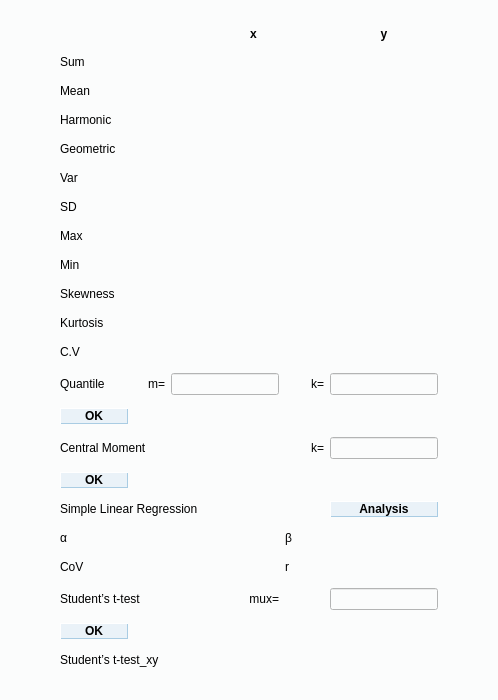
<?xml version="1.0" encoding="UTF-8"?>
<ui version="4.0">
 <class>Stat</class>
 <widget class="QDialog" name="Stat">
  <property name="enabled">
   <bool>true</bool>
  </property>
  <property name="geometry">
   <rect>
    <x>0</x>
    <y>0</y>
    <width>498</width>
    <height>700</height>
   </rect>
  </property>
  <property name="minimumSize">
   <size>
    <width>480</width>
    <height>620</height>
   </size>
  </property>
  <property name="maximumSize">
   <size>
    <width>498</width>
    <height>700</height>
   </size>
  </property>
  <property name="windowTitle">
   <string>Stat</string>
  </property>
  <property name="styleSheet">
   <string notr="true">
background-color: #fbfcfc;</string>
  </property>
  <property name="sizeGripEnabled">
   <bool>true</bool>
  </property>
  <layout class="QGridLayout" name="gridLayout">
   <property name="leftMargin">
    <number>60</number>
   </property>
   <property name="topMargin">
    <number>20</number>
   </property>
   <property name="rightMargin">
    <number>60</number>
   </property>
   <property name="bottomMargin">
    <number>20</number>
   </property>
   <item row="0" column="6">
    <widget class="QLabel" name="label_9">
     <property name="sizePolicy">
      <sizepolicy hsizetype="Preferred" vsizetype="Fixed">
       <horstretch>0</horstretch>
       <verstretch>0</verstretch>
      </sizepolicy>
     </property>
     <property name="font">
      <font>
       <family>Arial</family>
       <weight>75</weight>
       <bold>true</bold>
      </font>
     </property>
     <property name="text">
      <string>y</string>
     </property>
     <property name="alignment">
      <set>Qt::AlignCenter</set>
     </property>
    </widget>
   </item>
   <item row="1" column="0">
    <widget class="QLabel" name="label">
     <property name="font">
      <font>
       <family>Arial</family>
      </font>
     </property>
     <property name="text">
      <string>Sum</string>
     </property>
    </widget>
   </item>
   <item row="1" column="3" colspan="3">
    <widget class="QLineEdit" name="lineEdit">
     <property name="enabled">
      <bool>true</bool>
     </property>
     <property name="sizePolicy">
      <sizepolicy hsizetype="Fixed" vsizetype="Fixed">
       <horstretch>0</horstretch>
       <verstretch>0</verstretch>
      </sizepolicy>
     </property>
     <property name="minimumSize">
      <size>
       <width>130</width>
       <height>0</height>
      </size>
     </property>
     <property name="maximumSize">
      <size>
       <width>130</width>
       <height>16777215</height>
      </size>
     </property>
     <property name="font">
      <font>
       <family>Times New Roman</family>
      </font>
     </property>
     <property name="text">
      <string/>
     </property>
     <property name="frame">
      <bool>false</bool>
     </property>
     <property name="alignment">
      <set>Qt::AlignRight|Qt::AlignTrailing|Qt::AlignVCenter</set>
     </property>
     <property name="readOnly">
      <bool>true</bool>
     </property>
    </widget>
   </item>
   <item row="1" column="6">
    <widget class="QLineEdit" name="lineEdit_16">
     <property name="enabled">
      <bool>true</bool>
     </property>
     <property name="sizePolicy">
      <sizepolicy hsizetype="Fixed" vsizetype="Fixed">
       <horstretch>0</horstretch>
       <verstretch>0</verstretch>
      </sizepolicy>
     </property>
     <property name="maximumSize">
      <size>
       <width>130</width>
       <height>16777215</height>
      </size>
     </property>
     <property name="font">
      <font>
       <family>Times New Roman</family>
      </font>
     </property>
     <property name="frame">
      <bool>false</bool>
     </property>
     <property name="alignment">
      <set>Qt::AlignRight|Qt::AlignTrailing|Qt::AlignVCenter</set>
     </property>
     <property name="readOnly">
      <bool>true</bool>
     </property>
    </widget>
   </item>
   <item row="2" column="0">
    <widget class="QLabel" name="label_2">
     <property name="font">
      <font>
       <family>Arial</family>
      </font>
     </property>
     <property name="text">
      <string>Mean</string>
     </property>
    </widget>
   </item>
   <item row="2" column="3" colspan="3">
    <widget class="QLineEdit" name="lineEdit_2">
     <property name="enabled">
      <bool>true</bool>
     </property>
     <property name="sizePolicy">
      <sizepolicy hsizetype="Fixed" vsizetype="Fixed">
       <horstretch>0</horstretch>
       <verstretch>0</verstretch>
      </sizepolicy>
     </property>
     <property name="minimumSize">
      <size>
       <width>130</width>
       <height>0</height>
      </size>
     </property>
     <property name="maximumSize">
      <size>
       <width>130</width>
       <height>16777215</height>
      </size>
     </property>
     <property name="font">
      <font>
       <family>Times New Roman</family>
      </font>
     </property>
     <property name="frame">
      <bool>false</bool>
     </property>
     <property name="alignment">
      <set>Qt::AlignRight|Qt::AlignTrailing|Qt::AlignVCenter</set>
     </property>
     <property name="readOnly">
      <bool>true</bool>
     </property>
    </widget>
   </item>
   <item row="2" column="6">
    <widget class="QLineEdit" name="lineEdit_15">
     <property name="enabled">
      <bool>true</bool>
     </property>
     <property name="sizePolicy">
      <sizepolicy hsizetype="Fixed" vsizetype="Fixed">
       <horstretch>0</horstretch>
       <verstretch>0</verstretch>
      </sizepolicy>
     </property>
     <property name="maximumSize">
      <size>
       <width>130</width>
       <height>16777215</height>
      </size>
     </property>
     <property name="font">
      <font>
       <family>Times New Roman</family>
      </font>
     </property>
     <property name="frame">
      <bool>false</bool>
     </property>
     <property name="alignment">
      <set>Qt::AlignRight|Qt::AlignTrailing|Qt::AlignVCenter</set>
     </property>
     <property name="readOnly">
      <bool>true</bool>
     </property>
    </widget>
   </item>
   <item row="3" column="0" colspan="2">
    <widget class="QLabel" name="label_8">
     <property name="font">
      <font>
       <family>Arial</family>
      </font>
     </property>
     <property name="text">
      <string>Harmonic</string>
     </property>
    </widget>
   </item>
   <item row="3" column="3" colspan="3">
    <widget class="QLineEdit" name="lineEdit_7">
     <property name="enabled">
      <bool>true</bool>
     </property>
     <property name="sizePolicy">
      <sizepolicy hsizetype="Fixed" vsizetype="Fixed">
       <horstretch>0</horstretch>
       <verstretch>0</verstretch>
      </sizepolicy>
     </property>
     <property name="minimumSize">
      <size>
       <width>130</width>
       <height>0</height>
      </size>
     </property>
     <property name="maximumSize">
      <size>
       <width>130</width>
       <height>16777215</height>
      </size>
     </property>
     <property name="font">
      <font>
       <family>Times New Roman</family>
      </font>
     </property>
     <property name="frame">
      <bool>false</bool>
     </property>
     <property name="alignment">
      <set>Qt::AlignRight|Qt::AlignTrailing|Qt::AlignVCenter</set>
     </property>
     <property name="readOnly">
      <bool>true</bool>
     </property>
    </widget>
   </item>
   <item row="3" column="6">
    <widget class="QLineEdit" name="lineEdit_21">
     <property name="enabled">
      <bool>true</bool>
     </property>
     <property name="sizePolicy">
      <sizepolicy hsizetype="Fixed" vsizetype="Fixed">
       <horstretch>0</horstretch>
       <verstretch>0</verstretch>
      </sizepolicy>
     </property>
     <property name="maximumSize">
      <size>
       <width>130</width>
       <height>16777215</height>
      </size>
     </property>
     <property name="font">
      <font>
       <family>Times New Roman</family>
      </font>
     </property>
     <property name="frame">
      <bool>false</bool>
     </property>
     <property name="alignment">
      <set>Qt::AlignRight|Qt::AlignTrailing|Qt::AlignVCenter</set>
     </property>
     <property name="readOnly">
      <bool>true</bool>
     </property>
    </widget>
   </item>
   <item row="4" column="0" colspan="2">
    <widget class="QLabel" name="label_15">
     <property name="font">
      <font>
       <family>Arial</family>
      </font>
     </property>
     <property name="text">
      <string>Geometric</string>
     </property>
    </widget>
   </item>
   <item row="4" column="3" colspan="3">
    <widget class="QLineEdit" name="lineEdit_8">
     <property name="enabled">
      <bool>true</bool>
     </property>
     <property name="sizePolicy">
      <sizepolicy hsizetype="Fixed" vsizetype="Fixed">
       <horstretch>0</horstretch>
       <verstretch>0</verstretch>
      </sizepolicy>
     </property>
     <property name="minimumSize">
      <size>
       <width>130</width>
       <height>0</height>
      </size>
     </property>
     <property name="maximumSize">
      <size>
       <width>130</width>
       <height>16777215</height>
      </size>
     </property>
     <property name="font">
      <font>
       <family>Times New Roman</family>
      </font>
     </property>
     <property name="frame">
      <bool>false</bool>
     </property>
     <property name="alignment">
      <set>Qt::AlignRight|Qt::AlignTrailing|Qt::AlignVCenter</set>
     </property>
     <property name="readOnly">
      <bool>true</bool>
     </property>
    </widget>
   </item>
   <item row="4" column="6">
    <widget class="QLineEdit" name="lineEdit_25">
     <property name="enabled">
      <bool>true</bool>
     </property>
     <property name="sizePolicy">
      <sizepolicy hsizetype="Fixed" vsizetype="Fixed">
       <horstretch>0</horstretch>
       <verstretch>0</verstretch>
      </sizepolicy>
     </property>
     <property name="maximumSize">
      <size>
       <width>130</width>
       <height>16777215</height>
      </size>
     </property>
     <property name="font">
      <font>
       <family>Times New Roman</family>
      </font>
     </property>
     <property name="frame">
      <bool>false</bool>
     </property>
     <property name="alignment">
      <set>Qt::AlignRight|Qt::AlignTrailing|Qt::AlignVCenter</set>
     </property>
     <property name="readOnly">
      <bool>true</bool>
     </property>
    </widget>
   </item>
   <item row="5" column="0">
    <widget class="QLabel" name="label_3">
     <property name="font">
      <font>
       <family>Arial</family>
      </font>
     </property>
     <property name="text">
      <string>Var</string>
     </property>
    </widget>
   </item>
   <item row="5" column="3" colspan="3">
    <widget class="QLineEdit" name="lineEdit_3">
     <property name="enabled">
      <bool>true</bool>
     </property>
     <property name="sizePolicy">
      <sizepolicy hsizetype="Fixed" vsizetype="Fixed">
       <horstretch>0</horstretch>
       <verstretch>0</verstretch>
      </sizepolicy>
     </property>
     <property name="minimumSize">
      <size>
       <width>130</width>
       <height>0</height>
      </size>
     </property>
     <property name="maximumSize">
      <size>
       <width>130</width>
       <height>16777215</height>
      </size>
     </property>
     <property name="font">
      <font>
       <family>Times New Roman</family>
      </font>
     </property>
     <property name="frame">
      <bool>false</bool>
     </property>
     <property name="alignment">
      <set>Qt::AlignRight|Qt::AlignTrailing|Qt::AlignVCenter</set>
     </property>
     <property name="readOnly">
      <bool>true</bool>
     </property>
    </widget>
   </item>
   <item row="5" column="6">
    <widget class="QLineEdit" name="lineEdit_14">
     <property name="enabled">
      <bool>true</bool>
     </property>
     <property name="sizePolicy">
      <sizepolicy hsizetype="Fixed" vsizetype="Fixed">
       <horstretch>0</horstretch>
       <verstretch>0</verstretch>
      </sizepolicy>
     </property>
     <property name="maximumSize">
      <size>
       <width>130</width>
       <height>16777215</height>
      </size>
     </property>
     <property name="font">
      <font>
       <family>Times New Roman</family>
      </font>
     </property>
     <property name="frame">
      <bool>false</bool>
     </property>
     <property name="alignment">
      <set>Qt::AlignRight|Qt::AlignTrailing|Qt::AlignVCenter</set>
     </property>
     <property name="readOnly">
      <bool>true</bool>
     </property>
    </widget>
   </item>
   <item row="6" column="0">
    <widget class="QLabel" name="label_4">
     <property name="font">
      <font>
       <family>Arial</family>
      </font>
     </property>
     <property name="text">
      <string>SD</string>
     </property>
    </widget>
   </item>
   <item row="6" column="3" colspan="3">
    <widget class="QLineEdit" name="lineEdit_4">
     <property name="enabled">
      <bool>true</bool>
     </property>
     <property name="sizePolicy">
      <sizepolicy hsizetype="Fixed" vsizetype="Fixed">
       <horstretch>0</horstretch>
       <verstretch>0</verstretch>
      </sizepolicy>
     </property>
     <property name="minimumSize">
      <size>
       <width>130</width>
       <height>0</height>
      </size>
     </property>
     <property name="maximumSize">
      <size>
       <width>130</width>
       <height>16777215</height>
      </size>
     </property>
     <property name="font">
      <font>
       <family>Times New Roman</family>
      </font>
     </property>
     <property name="frame">
      <bool>false</bool>
     </property>
     <property name="alignment">
      <set>Qt::AlignRight|Qt::AlignTrailing|Qt::AlignVCenter</set>
     </property>
     <property name="readOnly">
      <bool>true</bool>
     </property>
    </widget>
   </item>
   <item row="6" column="6">
    <widget class="QLineEdit" name="lineEdit_13">
     <property name="enabled">
      <bool>true</bool>
     </property>
     <property name="sizePolicy">
      <sizepolicy hsizetype="Fixed" vsizetype="Fixed">
       <horstretch>0</horstretch>
       <verstretch>0</verstretch>
      </sizepolicy>
     </property>
     <property name="maximumSize">
      <size>
       <width>130</width>
       <height>16777215</height>
      </size>
     </property>
     <property name="font">
      <font>
       <family>Times New Roman</family>
      </font>
     </property>
     <property name="frame">
      <bool>false</bool>
     </property>
     <property name="alignment">
      <set>Qt::AlignRight|Qt::AlignTrailing|Qt::AlignVCenter</set>
     </property>
     <property name="readOnly">
      <bool>true</bool>
     </property>
    </widget>
   </item>
   <item row="7" column="0">
    <widget class="QLabel" name="label_5">
     <property name="font">
      <font>
       <family>Arial</family>
      </font>
     </property>
     <property name="text">
      <string>Max</string>
     </property>
    </widget>
   </item>
   <item row="7" column="3" colspan="3">
    <widget class="QLineEdit" name="lineEdit_5">
     <property name="enabled">
      <bool>true</bool>
     </property>
     <property name="sizePolicy">
      <sizepolicy hsizetype="Fixed" vsizetype="Fixed">
       <horstretch>0</horstretch>
       <verstretch>0</verstretch>
      </sizepolicy>
     </property>
     <property name="minimumSize">
      <size>
       <width>130</width>
       <height>0</height>
      </size>
     </property>
     <property name="maximumSize">
      <size>
       <width>130</width>
       <height>16777215</height>
      </size>
     </property>
     <property name="font">
      <font>
       <family>Times New Roman</family>
      </font>
     </property>
     <property name="frame">
      <bool>false</bool>
     </property>
     <property name="alignment">
      <set>Qt::AlignRight|Qt::AlignTrailing|Qt::AlignVCenter</set>
     </property>
     <property name="readOnly">
      <bool>true</bool>
     </property>
    </widget>
   </item>
   <item row="7" column="6">
    <widget class="QLineEdit" name="lineEdit_17">
     <property name="enabled">
      <bool>true</bool>
     </property>
     <property name="sizePolicy">
      <sizepolicy hsizetype="Fixed" vsizetype="Fixed">
       <horstretch>0</horstretch>
       <verstretch>0</verstretch>
      </sizepolicy>
     </property>
     <property name="maximumSize">
      <size>
       <width>130</width>
       <height>16777215</height>
      </size>
     </property>
     <property name="font">
      <font>
       <family>Times New Roman</family>
      </font>
     </property>
     <property name="frame">
      <bool>false</bool>
     </property>
     <property name="alignment">
      <set>Qt::AlignRight|Qt::AlignTrailing|Qt::AlignVCenter</set>
     </property>
     <property name="readOnly">
      <bool>true</bool>
     </property>
    </widget>
   </item>
   <item row="8" column="0">
    <widget class="QLabel" name="label_6">
     <property name="font">
      <font>
       <family>Arial</family>
      </font>
     </property>
     <property name="text">
      <string>Min</string>
     </property>
    </widget>
   </item>
   <item row="8" column="3" colspan="3">
    <widget class="QLineEdit" name="lineEdit_6">
     <property name="enabled">
      <bool>true</bool>
     </property>
     <property name="sizePolicy">
      <sizepolicy hsizetype="Fixed" vsizetype="Fixed">
       <horstretch>0</horstretch>
       <verstretch>0</verstretch>
      </sizepolicy>
     </property>
     <property name="minimumSize">
      <size>
       <width>130</width>
       <height>0</height>
      </size>
     </property>
     <property name="maximumSize">
      <size>
       <width>130</width>
       <height>16777215</height>
      </size>
     </property>
     <property name="font">
      <font>
       <family>Times New Roman</family>
      </font>
     </property>
     <property name="frame">
      <bool>false</bool>
     </property>
     <property name="alignment">
      <set>Qt::AlignRight|Qt::AlignTrailing|Qt::AlignVCenter</set>
     </property>
     <property name="readOnly">
      <bool>true</bool>
     </property>
    </widget>
   </item>
   <item row="8" column="6">
    <widget class="QLineEdit" name="lineEdit_18">
     <property name="enabled">
      <bool>true</bool>
     </property>
     <property name="sizePolicy">
      <sizepolicy hsizetype="Fixed" vsizetype="Fixed">
       <horstretch>0</horstretch>
       <verstretch>0</verstretch>
      </sizepolicy>
     </property>
     <property name="maximumSize">
      <size>
       <width>130</width>
       <height>16777215</height>
      </size>
     </property>
     <property name="font">
      <font>
       <family>Times New Roman</family>
      </font>
     </property>
     <property name="frame">
      <bool>false</bool>
     </property>
     <property name="alignment">
      <set>Qt::AlignRight|Qt::AlignTrailing|Qt::AlignVCenter</set>
     </property>
     <property name="readOnly">
      <bool>true</bool>
     </property>
    </widget>
   </item>
   <item row="9" column="0" colspan="2">
    <widget class="QLabel" name="label_16">
     <property name="font">
      <font>
       <family>Arial</family>
      </font>
     </property>
     <property name="text">
      <string>Skewness</string>
     </property>
    </widget>
   </item>
   <item row="9" column="3" colspan="3">
    <widget class="QLineEdit" name="lineEdit_9">
     <property name="enabled">
      <bool>true</bool>
     </property>
     <property name="sizePolicy">
      <sizepolicy hsizetype="Fixed" vsizetype="Fixed">
       <horstretch>0</horstretch>
       <verstretch>0</verstretch>
      </sizepolicy>
     </property>
     <property name="minimumSize">
      <size>
       <width>130</width>
       <height>0</height>
      </size>
     </property>
     <property name="maximumSize">
      <size>
       <width>130</width>
       <height>16777215</height>
      </size>
     </property>
     <property name="font">
      <font>
       <family>Times New Roman</family>
      </font>
     </property>
     <property name="frame">
      <bool>false</bool>
     </property>
     <property name="alignment">
      <set>Qt::AlignRight|Qt::AlignTrailing|Qt::AlignVCenter</set>
     </property>
     <property name="readOnly">
      <bool>true</bool>
     </property>
    </widget>
   </item>
   <item row="9" column="6">
    <widget class="QLineEdit" name="lineEdit_28">
     <property name="enabled">
      <bool>true</bool>
     </property>
     <property name="sizePolicy">
      <sizepolicy hsizetype="Fixed" vsizetype="Fixed">
       <horstretch>0</horstretch>
       <verstretch>0</verstretch>
      </sizepolicy>
     </property>
     <property name="maximumSize">
      <size>
       <width>130</width>
       <height>16777215</height>
      </size>
     </property>
     <property name="font">
      <font>
       <family>Times New Roman</family>
      </font>
     </property>
     <property name="frame">
      <bool>false</bool>
     </property>
     <property name="alignment">
      <set>Qt::AlignRight|Qt::AlignTrailing|Qt::AlignVCenter</set>
     </property>
     <property name="readOnly">
      <bool>true</bool>
     </property>
    </widget>
   </item>
   <item row="10" column="0" colspan="2">
    <widget class="QLabel" name="label_17">
     <property name="font">
      <font>
       <family>Arial</family>
      </font>
     </property>
     <property name="text">
      <string>Kurtosis</string>
     </property>
    </widget>
   </item>
   <item row="10" column="3" colspan="3">
    <widget class="QLineEdit" name="lineEdit_10">
     <property name="enabled">
      <bool>true</bool>
     </property>
     <property name="sizePolicy">
      <sizepolicy hsizetype="Fixed" vsizetype="Fixed">
       <horstretch>0</horstretch>
       <verstretch>0</verstretch>
      </sizepolicy>
     </property>
     <property name="minimumSize">
      <size>
       <width>130</width>
       <height>0</height>
      </size>
     </property>
     <property name="maximumSize">
      <size>
       <width>130</width>
       <height>16777215</height>
      </size>
     </property>
     <property name="font">
      <font>
       <family>Times New Roman</family>
      </font>
     </property>
     <property name="frame">
      <bool>false</bool>
     </property>
     <property name="alignment">
      <set>Qt::AlignRight|Qt::AlignTrailing|Qt::AlignVCenter</set>
     </property>
     <property name="readOnly">
      <bool>true</bool>
     </property>
    </widget>
   </item>
   <item row="10" column="6">
    <widget class="QLineEdit" name="lineEdit_29">
     <property name="enabled">
      <bool>true</bool>
     </property>
     <property name="sizePolicy">
      <sizepolicy hsizetype="Fixed" vsizetype="Fixed">
       <horstretch>0</horstretch>
       <verstretch>0</verstretch>
      </sizepolicy>
     </property>
     <property name="maximumSize">
      <size>
       <width>130</width>
       <height>16777215</height>
      </size>
     </property>
     <property name="font">
      <font>
       <family>Times New Roman</family>
      </font>
     </property>
     <property name="frame">
      <bool>false</bool>
     </property>
     <property name="alignment">
      <set>Qt::AlignRight|Qt::AlignTrailing|Qt::AlignVCenter</set>
     </property>
     <property name="readOnly">
      <bool>true</bool>
     </property>
    </widget>
   </item>
   <item row="11" column="0">
    <widget class="QLabel" name="label_18">
     <property name="font">
      <font>
       <family>Arial</family>
      </font>
     </property>
     <property name="text">
      <string>C.V</string>
     </property>
    </widget>
   </item>
   <item row="11" column="3" colspan="3">
    <widget class="QLineEdit" name="lineEdit_11">
     <property name="enabled">
      <bool>true</bool>
     </property>
     <property name="sizePolicy">
      <sizepolicy hsizetype="Fixed" vsizetype="Fixed">
       <horstretch>0</horstretch>
       <verstretch>0</verstretch>
      </sizepolicy>
     </property>
     <property name="minimumSize">
      <size>
       <width>130</width>
       <height>0</height>
      </size>
     </property>
     <property name="maximumSize">
      <size>
       <width>130</width>
       <height>16777215</height>
      </size>
     </property>
     <property name="font">
      <font>
       <family>Times New Roman</family>
      </font>
     </property>
     <property name="frame">
      <bool>false</bool>
     </property>
     <property name="alignment">
      <set>Qt::AlignRight|Qt::AlignTrailing|Qt::AlignVCenter</set>
     </property>
     <property name="readOnly">
      <bool>true</bool>
     </property>
    </widget>
   </item>
   <item row="11" column="6">
    <widget class="QLineEdit" name="lineEdit_30">
     <property name="enabled">
      <bool>true</bool>
     </property>
     <property name="sizePolicy">
      <sizepolicy hsizetype="Fixed" vsizetype="Fixed">
       <horstretch>0</horstretch>
       <verstretch>0</verstretch>
      </sizepolicy>
     </property>
     <property name="maximumSize">
      <size>
       <width>130</width>
       <height>16777215</height>
      </size>
     </property>
     <property name="font">
      <font>
       <family>Times New Roman</family>
      </font>
     </property>
     <property name="frame">
      <bool>false</bool>
     </property>
     <property name="alignment">
      <set>Qt::AlignRight|Qt::AlignTrailing|Qt::AlignVCenter</set>
     </property>
     <property name="readOnly">
      <bool>true</bool>
     </property>
    </widget>
   </item>
   <item row="12" column="0" colspan="2">
    <widget class="QLabel" name="label_10">
     <property name="font">
      <font>
       <family>Arial</family>
      </font>
     </property>
     <property name="text">
      <string>Quantile</string>
     </property>
    </widget>
   </item>
   <item row="12" column="2">
    <widget class="QLabel" name="label_11">
     <property name="font">
      <font>
       <family>Arial</family>
      </font>
     </property>
     <property name="text">
      <string>m=</string>
     </property>
     <property name="alignment">
      <set>Qt::AlignRight|Qt::AlignTrailing|Qt::AlignVCenter</set>
     </property>
    </widget>
   </item>
   <item row="12" column="3" colspan="2">
    <widget class="QLineEdit" name="lineEdit_19">
     <property name="sizePolicy">
      <sizepolicy hsizetype="Minimum" vsizetype="Fixed">
       <horstretch>0</horstretch>
       <verstretch>0</verstretch>
      </sizepolicy>
     </property>
     <property name="minimumSize">
      <size>
       <width>100</width>
       <height>0</height>
      </size>
     </property>
     <property name="maximumSize">
      <size>
       <width>130</width>
       <height>16777215</height>
      </size>
     </property>
     <property name="font">
      <font>
       <family>Times New Roman</family>
      </font>
     </property>
     <property name="alignment">
      <set>Qt::AlignRight|Qt::AlignTrailing|Qt::AlignVCenter</set>
     </property>
    </widget>
   </item>
   <item row="12" column="5">
    <widget class="QLabel" name="label_12">
     <property name="font">
      <font>
       <family>Arial</family>
      </font>
     </property>
     <property name="text">
      <string>k=</string>
     </property>
     <property name="alignment">
      <set>Qt::AlignRight|Qt::AlignTrailing|Qt::AlignVCenter</set>
     </property>
    </widget>
   </item>
   <item row="12" column="6">
    <widget class="QLineEdit" name="lineEdit_20">
     <property name="sizePolicy">
      <sizepolicy hsizetype="Fixed" vsizetype="Fixed">
       <horstretch>0</horstretch>
       <verstretch>0</verstretch>
      </sizepolicy>
     </property>
     <property name="maximumSize">
      <size>
       <width>130</width>
       <height>16777215</height>
      </size>
     </property>
     <property name="font">
      <font>
       <family>Times New Roman</family>
      </font>
     </property>
     <property name="alignment">
      <set>Qt::AlignRight|Qt::AlignTrailing|Qt::AlignVCenter</set>
     </property>
    </widget>
   </item>
   <item row="13" column="3" colspan="3">
    <widget class="QLineEdit" name="lineEdit_22">
     <property name="enabled">
      <bool>true</bool>
     </property>
     <property name="sizePolicy">
      <sizepolicy hsizetype="Fixed" vsizetype="Fixed">
       <horstretch>0</horstretch>
       <verstretch>0</verstretch>
      </sizepolicy>
     </property>
     <property name="maximumSize">
      <size>
       <width>130</width>
       <height>16777215</height>
      </size>
     </property>
     <property name="font">
      <font>
       <family>Times New Roman</family>
      </font>
     </property>
     <property name="frame">
      <bool>false</bool>
     </property>
     <property name="alignment">
      <set>Qt::AlignRight|Qt::AlignTrailing|Qt::AlignVCenter</set>
     </property>
     <property name="readOnly">
      <bool>true</bool>
     </property>
    </widget>
   </item>
   <item row="13" column="6">
    <widget class="QLineEdit" name="lineEdit_23">
     <property name="enabled">
      <bool>true</bool>
     </property>
     <property name="sizePolicy">
      <sizepolicy hsizetype="Fixed" vsizetype="Fixed">
       <horstretch>0</horstretch>
       <verstretch>0</verstretch>
      </sizepolicy>
     </property>
     <property name="maximumSize">
      <size>
       <width>130</width>
       <height>16777215</height>
      </size>
     </property>
     <property name="font">
      <font>
       <family>Times New Roman</family>
      </font>
     </property>
     <property name="frame">
      <bool>false</bool>
     </property>
     <property name="alignment">
      <set>Qt::AlignRight|Qt::AlignTrailing|Qt::AlignVCenter</set>
     </property>
     <property name="readOnly">
      <bool>true</bool>
     </property>
    </widget>
   </item>
   <item row="14" column="0" colspan="3">
    <widget class="QLabel" name="label_14">
     <property name="font">
      <font>
       <family>Arial</family>
      </font>
     </property>
     <property name="text">
      <string>Central Moment</string>
     </property>
    </widget>
   </item>
   <item row="14" column="5">
    <widget class="QLabel" name="label_13">
     <property name="font">
      <font>
       <family>Arial</family>
      </font>
     </property>
     <property name="text">
      <string>k=</string>
     </property>
     <property name="alignment">
      <set>Qt::AlignRight|Qt::AlignTrailing|Qt::AlignVCenter</set>
     </property>
    </widget>
   </item>
   <item row="14" column="6">
    <widget class="QLineEdit" name="lineEdit_26">
     <property name="sizePolicy">
      <sizepolicy hsizetype="Fixed" vsizetype="Fixed">
       <horstretch>0</horstretch>
       <verstretch>0</verstretch>
      </sizepolicy>
     </property>
     <property name="maximumSize">
      <size>
       <width>130</width>
       <height>16777215</height>
      </size>
     </property>
     <property name="font">
      <font>
       <family>Times New Roman</family>
      </font>
     </property>
     <property name="text">
      <string/>
     </property>
     <property name="alignment">
      <set>Qt::AlignRight|Qt::AlignTrailing|Qt::AlignVCenter</set>
     </property>
    </widget>
   </item>
   <item row="15" column="3" colspan="3">
    <widget class="QLineEdit" name="lineEdit_27">
     <property name="enabled">
      <bool>true</bool>
     </property>
     <property name="sizePolicy">
      <sizepolicy hsizetype="Fixed" vsizetype="Fixed">
       <horstretch>0</horstretch>
       <verstretch>0</verstretch>
      </sizepolicy>
     </property>
     <property name="maximumSize">
      <size>
       <width>130</width>
       <height>16777215</height>
      </size>
     </property>
     <property name="font">
      <font>
       <family>Times New Roman</family>
      </font>
     </property>
     <property name="text">
      <string/>
     </property>
     <property name="frame">
      <bool>false</bool>
     </property>
     <property name="alignment">
      <set>Qt::AlignRight|Qt::AlignTrailing|Qt::AlignVCenter</set>
     </property>
     <property name="readOnly">
      <bool>true</bool>
     </property>
    </widget>
   </item>
   <item row="15" column="6">
    <widget class="QLineEdit" name="lineEdit_24">
     <property name="enabled">
      <bool>true</bool>
     </property>
     <property name="sizePolicy">
      <sizepolicy hsizetype="Fixed" vsizetype="Fixed">
       <horstretch>0</horstretch>
       <verstretch>0</verstretch>
      </sizepolicy>
     </property>
     <property name="maximumSize">
      <size>
       <width>130</width>
       <height>16777215</height>
      </size>
     </property>
     <property name="font">
      <font>
       <family>Times New Roman</family>
      </font>
     </property>
     <property name="text">
      <string/>
     </property>
     <property name="frame">
      <bool>false</bool>
     </property>
     <property name="alignment">
      <set>Qt::AlignRight|Qt::AlignTrailing|Qt::AlignVCenter</set>
     </property>
     <property name="readOnly">
      <bool>true</bool>
     </property>
    </widget>
   </item>
   <item row="16" column="0" colspan="4">
    <widget class="QLabel" name="label_19">
     <property name="font">
      <font>
       <family>Arial</family>
      </font>
     </property>
     <property name="text">
      <string>Simple Linear Regression</string>
     </property>
    </widget>
   </item>
   <item row="16" column="6">
    <widget class="QPushButton" name="pushButton_3">
     <property name="enabled">
      <bool>true</bool>
     </property>
     <property name="sizePolicy">
      <sizepolicy hsizetype="Preferred" vsizetype="Fixed">
       <horstretch>0</horstretch>
       <verstretch>0</verstretch>
      </sizepolicy>
     </property>
     <property name="font">
      <font>
       <family>Arial</family>
       <weight>75</weight>
       <bold>true</bold>
      </font>
     </property>
     <property name="styleSheet">
      <string notr="true">QPushButton{
	background-color:#EAF2F8;   
	border: 1px groove #A9CCE3 ; 
	border-style: outset;
}
QPushButton:hover {
	background-color:#D4E6F1; 
	color: black;
}
QPushButton:pressed{
	background-color:#A9CCE3; 
	border-style: inset;
}

</string>
     </property>
     <property name="text">
      <string>Analysis</string>
     </property>
    </widget>
   </item>
   <item row="17" column="0">
    <widget class="QLabel" name="label_20">
     <property name="font">
      <font>
       <family>Arial</family>
      </font>
     </property>
     <property name="text">
      <string>α</string>
     </property>
    </widget>
   </item>
   <item row="17" column="1" colspan="3">
    <widget class="QLineEdit" name="lineEdit_33">
     <property name="enabled">
      <bool>true</bool>
     </property>
     <property name="sizePolicy">
      <sizepolicy hsizetype="Fixed" vsizetype="Fixed">
       <horstretch>0</horstretch>
       <verstretch>0</verstretch>
      </sizepolicy>
     </property>
     <property name="maximumSize">
      <size>
       <width>130</width>
       <height>16777215</height>
      </size>
     </property>
     <property name="font">
      <font>
       <family>Times New Roman</family>
      </font>
     </property>
     <property name="text">
      <string/>
     </property>
     <property name="frame">
      <bool>false</bool>
     </property>
     <property name="alignment">
      <set>Qt::AlignRight|Qt::AlignTrailing|Qt::AlignVCenter</set>
     </property>
     <property name="readOnly">
      <bool>true</bool>
     </property>
    </widget>
   </item>
   <item row="17" column="5">
    <widget class="QLabel" name="label_21">
     <property name="font">
      <font>
       <family>Arial</family>
      </font>
     </property>
     <property name="text">
      <string>β</string>
     </property>
    </widget>
   </item>
   <item row="17" column="6">
    <widget class="QLineEdit" name="lineEdit_31">
     <property name="enabled">
      <bool>true</bool>
     </property>
     <property name="sizePolicy">
      <sizepolicy hsizetype="Fixed" vsizetype="Fixed">
       <horstretch>0</horstretch>
       <verstretch>0</verstretch>
      </sizepolicy>
     </property>
     <property name="maximumSize">
      <size>
       <width>130</width>
       <height>16777215</height>
      </size>
     </property>
     <property name="font">
      <font>
       <family>Times New Roman</family>
      </font>
     </property>
     <property name="text">
      <string/>
     </property>
     <property name="frame">
      <bool>false</bool>
     </property>
     <property name="alignment">
      <set>Qt::AlignRight|Qt::AlignTrailing|Qt::AlignVCenter</set>
     </property>
     <property name="readOnly">
      <bool>true</bool>
     </property>
    </widget>
   </item>
   <item row="18" column="0">
    <widget class="QLabel" name="label_26">
     <property name="font">
      <font>
       <family>Arial</family>
      </font>
     </property>
     <property name="text">
      <string>CoV</string>
     </property>
    </widget>
   </item>
   <item row="18" column="1" colspan="3">
    <widget class="QLineEdit" name="lineEdit_38">
     <property name="enabled">
      <bool>true</bool>
     </property>
     <property name="sizePolicy">
      <sizepolicy hsizetype="Fixed" vsizetype="Fixed">
       <horstretch>0</horstretch>
       <verstretch>0</verstretch>
      </sizepolicy>
     </property>
     <property name="maximumSize">
      <size>
       <width>130</width>
       <height>16777215</height>
      </size>
     </property>
     <property name="font">
      <font>
       <family>Times New Roman</family>
      </font>
     </property>
     <property name="text">
      <string/>
     </property>
     <property name="frame">
      <bool>false</bool>
     </property>
     <property name="alignment">
      <set>Qt::AlignRight|Qt::AlignTrailing|Qt::AlignVCenter</set>
     </property>
     <property name="readOnly">
      <bool>true</bool>
     </property>
    </widget>
   </item>
   <item row="18" column="5">
    <widget class="QLabel" name="label_23">
     <property name="font">
      <font>
       <family>Arial</family>
      </font>
     </property>
     <property name="text">
      <string>r</string>
     </property>
    </widget>
   </item>
   <item row="18" column="6">
    <widget class="QLineEdit" name="lineEdit_32">
     <property name="enabled">
      <bool>true</bool>
     </property>
     <property name="sizePolicy">
      <sizepolicy hsizetype="Fixed" vsizetype="Fixed">
       <horstretch>0</horstretch>
       <verstretch>0</verstretch>
      </sizepolicy>
     </property>
     <property name="maximumSize">
      <size>
       <width>130</width>
       <height>16777215</height>
      </size>
     </property>
     <property name="font">
      <font>
       <family>Times New Roman</family>
      </font>
     </property>
     <property name="text">
      <string/>
     </property>
     <property name="frame">
      <bool>false</bool>
     </property>
     <property name="alignment">
      <set>Qt::AlignRight|Qt::AlignTrailing|Qt::AlignVCenter</set>
     </property>
     <property name="readOnly">
      <bool>true</bool>
     </property>
    </widget>
   </item>
   <item row="19" column="0" colspan="3">
    <widget class="QLabel" name="label_22">
     <property name="font">
      <font>
       <family>Arial</family>
      </font>
     </property>
     <property name="text">
      <string>Student’s t-test</string>
     </property>
    </widget>
   </item>
   <item row="19" column="4">
    <widget class="QLabel" name="label_24">
     <property name="font">
      <font>
       <family>Arial</family>
      </font>
     </property>
     <property name="text">
      <string>mux=</string>
     </property>
     <property name="alignment">
      <set>Qt::AlignRight|Qt::AlignTrailing|Qt::AlignVCenter</set>
     </property>
    </widget>
   </item>
   <item row="19" column="6">
    <widget class="QLineEdit" name="lineEdit_34">
     <property name="sizePolicy">
      <sizepolicy hsizetype="Fixed" vsizetype="Fixed">
       <horstretch>0</horstretch>
       <verstretch>0</verstretch>
      </sizepolicy>
     </property>
     <property name="maximumSize">
      <size>
       <width>130</width>
       <height>16777215</height>
      </size>
     </property>
     <property name="font">
      <font>
       <family>Times New Roman</family>
      </font>
     </property>
     <property name="text">
      <string/>
     </property>
     <property name="alignment">
      <set>Qt::AlignRight|Qt::AlignTrailing|Qt::AlignVCenter</set>
     </property>
    </widget>
   </item>
   <item row="20" column="3" colspan="3">
    <widget class="QLineEdit" name="lineEdit_35">
     <property name="enabled">
      <bool>true</bool>
     </property>
     <property name="sizePolicy">
      <sizepolicy hsizetype="Fixed" vsizetype="Fixed">
       <horstretch>0</horstretch>
       <verstretch>0</verstretch>
      </sizepolicy>
     </property>
     <property name="maximumSize">
      <size>
       <width>130</width>
       <height>16777215</height>
      </size>
     </property>
     <property name="font">
      <font>
       <family>Times New Roman</family>
      </font>
     </property>
     <property name="text">
      <string/>
     </property>
     <property name="frame">
      <bool>false</bool>
     </property>
     <property name="alignment">
      <set>Qt::AlignRight|Qt::AlignTrailing|Qt::AlignVCenter</set>
     </property>
     <property name="readOnly">
      <bool>true</bool>
     </property>
    </widget>
   </item>
   <item row="20" column="6">
    <widget class="QLineEdit" name="lineEdit_36">
     <property name="enabled">
      <bool>true</bool>
     </property>
     <property name="sizePolicy">
      <sizepolicy hsizetype="Fixed" vsizetype="Fixed">
       <horstretch>0</horstretch>
       <verstretch>0</verstretch>
      </sizepolicy>
     </property>
     <property name="maximumSize">
      <size>
       <width>130</width>
       <height>16777215</height>
      </size>
     </property>
     <property name="font">
      <font>
       <family>Times New Roman</family>
      </font>
     </property>
     <property name="text">
      <string/>
     </property>
     <property name="frame">
      <bool>false</bool>
     </property>
     <property name="alignment">
      <set>Qt::AlignRight|Qt::AlignTrailing|Qt::AlignVCenter</set>
     </property>
     <property name="readOnly">
      <bool>true</bool>
     </property>
    </widget>
   </item>
   <item row="21" column="0" colspan="3">
    <widget class="QLabel" name="label_25">
     <property name="font">
      <font>
       <family>Arial</family>
      </font>
     </property>
     <property name="text">
      <string>Student’s t-test_xy</string>
     </property>
    </widget>
   </item>
   <item row="21" column="6">
    <widget class="QLineEdit" name="lineEdit_37">
     <property name="enabled">
      <bool>true</bool>
     </property>
     <property name="sizePolicy">
      <sizepolicy hsizetype="Fixed" vsizetype="Fixed">
       <horstretch>0</horstretch>
       <verstretch>0</verstretch>
      </sizepolicy>
     </property>
     <property name="maximumSize">
      <size>
       <width>130</width>
       <height>16777215</height>
      </size>
     </property>
     <property name="font">
      <font>
       <family>Times New Roman</family>
      </font>
     </property>
     <property name="text">
      <string/>
     </property>
     <property name="frame">
      <bool>false</bool>
     </property>
     <property name="alignment">
      <set>Qt::AlignRight|Qt::AlignTrailing|Qt::AlignVCenter</set>
     </property>
     <property name="readOnly">
      <bool>true</bool>
     </property>
    </widget>
   </item>
   <item row="0" column="4">
    <widget class="QLabel" name="label_7">
     <property name="sizePolicy">
      <sizepolicy hsizetype="Preferred" vsizetype="Fixed">
       <horstretch>0</horstretch>
       <verstretch>0</verstretch>
      </sizepolicy>
     </property>
     <property name="maximumSize">
      <size>
       <width>130</width>
       <height>16777215</height>
      </size>
     </property>
     <property name="font">
      <font>
       <family>Arial</family>
       <weight>75</weight>
       <bold>true</bold>
      </font>
     </property>
     <property name="text">
      <string>x</string>
     </property>
     <property name="alignment">
      <set>Qt::AlignCenter</set>
     </property>
    </widget>
   </item>
   <item row="13" column="0" colspan="2">
    <widget class="QPushButton" name="pushButton">
     <property name="sizePolicy">
      <sizepolicy hsizetype="Preferred" vsizetype="Fixed">
       <horstretch>0</horstretch>
       <verstretch>0</verstretch>
      </sizepolicy>
     </property>
     <property name="font">
      <font>
       <family>Arial</family>
       <weight>75</weight>
       <bold>true</bold>
      </font>
     </property>
     <property name="styleSheet">
      <string notr="true">QPushButton{
	background-color:#EAF2F8;   
	border: 1px groove #A9CCE3 ; 
	border-style: outset;
}
QPushButton:hover {
	background-color:#D4E6F1; 
	color: black;
}
QPushButton:pressed{
	background-color:#A9CCE3; 
	border-style: inset;
}

</string>
     </property>
     <property name="text">
      <string>OK</string>
     </property>
    </widget>
   </item>
   <item row="15" column="0" colspan="2">
    <widget class="QPushButton" name="pushButton_2">
     <property name="sizePolicy">
      <sizepolicy hsizetype="Preferred" vsizetype="Fixed">
       <horstretch>0</horstretch>
       <verstretch>0</verstretch>
      </sizepolicy>
     </property>
     <property name="font">
      <font>
       <family>Arial</family>
       <weight>75</weight>
       <bold>true</bold>
      </font>
     </property>
     <property name="styleSheet">
      <string notr="true">QPushButton{
	background-color:#EAF2F8;   
	border: 1px groove #A9CCE3 ; 
	border-style: outset;
}
QPushButton:hover {
	background-color:#D4E6F1; 
	color: black;
}
QPushButton:pressed{
	background-color:#A9CCE3; 
	border-style: inset;
}

</string>
     </property>
     <property name="text">
      <string>OK</string>
     </property>
    </widget>
   </item>
   <item row="20" column="0" colspan="2">
    <widget class="QPushButton" name="pushButton_4">
     <property name="sizePolicy">
      <sizepolicy hsizetype="Preferred" vsizetype="Fixed">
       <horstretch>0</horstretch>
       <verstretch>0</verstretch>
      </sizepolicy>
     </property>
     <property name="font">
      <font>
       <family>Arial</family>
       <weight>75</weight>
       <bold>true</bold>
      </font>
     </property>
     <property name="styleSheet">
      <string notr="true">QPushButton{
	background-color:#EAF2F8;   
	border: 1px groove #A9CCE3 ; 
	border-style: outset;
}
QPushButton:hover {
	background-color:#D4E6F1; 
	color: black;
}
QPushButton:pressed{
	background-color:#A9CCE3; 
	border-style: inset;
}

</string>
     </property>
     <property name="text">
      <string>OK</string>
     </property>
    </widget>
   </item>
  </layout>
 </widget>
 <resources>
  <include location="visualcalc.qrc"/>
 </resources>
 <connections/>
</ui>
